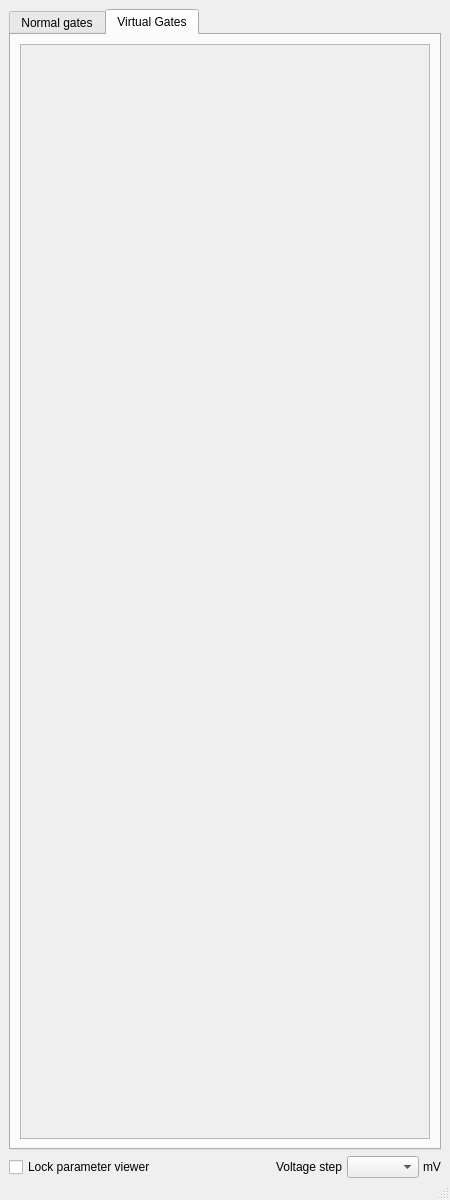
<?xml version="1.0" encoding="UTF-8"?>
<!-- convert with:
   pyuic5 param_viewer_GUI_window.ui > param_viewer_GUI_window.py
-->
<ui version="4.0">
 <class>MainWindow</class>
 <widget class="QMainWindow" name="MainWindow">
  <property name="geometry">
   <rect>
    <x>0</x>
    <y>0</y>
    <width>450</width>
    <height>1200</height>
   </rect>
  </property>
  <property name="windowTitle">
   <string>MainWindow</string>
  </property>
  <widget class="QWidget" name="centralwidget">
   <layout class="QGridLayout" name="gridLayout">
	<property name="bottomMargin">
	 <number>0</number>
	</property>
    <item row="0" column="0">
     <widget class="QTabWidget" name="tab_menu">
      <property name="currentIndex">
       <number>1</number>
      </property>
      <widget class="QWidget" name="realgates">
       <attribute name="title">
        <string>Normal gates</string>
       </attribute>
       <layout class="QGridLayout" name="gridLayout_7">
        <item row="0" column="0">
         <widget class="QScrollArea" name="scrollArea">
          <property name="widgetResizable">
           <bool>true</bool>
          </property>
          <widget class="QWidget" name="scrollAreaWidgetContents">
           <property name="geometry">
            <rect>
             <x>0</x>
             <y>0</y>
             <width>756</width>
             <height>495</height>
            </rect>
           </property>
           <layout class="QGridLayout" name="gridLayout_6">
            <item row="0" column="0">
             <layout class="QGridLayout" name="layout_real">
               <property name="spacing">
                <number>2</number>
               </property>
			 </layout>
            </item>
           </layout>
          </widget>
         </widget>
        </item>
       </layout>
      </widget>
      <widget class="QWidget" name="virtualgates">
       <attribute name="title">
        <string>Virtual Gates</string>
       </attribute>
       <layout class="QGridLayout" name="gridLayout_5">
        <item row="1" column="0">
         <widget class="QScrollArea" name="scrollArea_2">
          <property name="widgetResizable">
           <bool>true</bool>
          </property>
          <widget class="QWidget" name="scrollAreaWidgetContents_2">
           <property name="geometry">
            <rect>
             <x>0</x>
             <y>0</y>
             <width>756</width>
             <height>495</height>
            </rect>
           </property>
           <layout class="QGridLayout" name="gridLayout_4">
            <item row="0" column="0">
             <layout class="QGridLayout" name="layout_virtual">
               <property name="spacing">
                <number>2</number>
               </property>
             </layout>
            </item>
           </layout>
          </widget>
         </widget>
		</item>
       </layout>
      </widget>
     </widget>
    </item>
    <item row="1" column="0">
     <layout class="QHBoxLayout" name="horizontalLayout_2">
      <property name="spacing">
       <number>4</number>
      </property>
	  <property name="bottomMargin">
	   <number>0</number>
	  </property>
	  <item>
	   <widget class="QCheckBox" name="lock">
		<property name="text">
		 <string>Lock parameter viewer</string>
		</property>
	   </widget>
	  </item>
      <item>
       <spacer name="horizontalSpacer">
        <property name="orientation">
         <enum>Qt::Horizontal</enum>
        </property>
        <property name="sizeHint" stdset="0">
         <size>
          <width>40</width>
          <height>20</height>
         </size>
        </property>
       </spacer>
      </item>
      <item>
       <widget class="QLabel" name="label">
        <property name="text">
         <string>Voltage step</string>
        </property>
       </widget>
      </item>
      <item>
        <widget class="QComboBox" name="step_size">
         <property name="enabled">
          <bool>true</bool>
         </property>
        </widget>
      </item>
      <item>
       <widget class="QLabel" name="label_2">
        <property name="text">
         <string>mV</string>
        </property>
       </widget>
      </item>
     </layout>
    </item>
   </layout>
  </widget>
  <widget class="QMenuBar" name="menubar">
   <property name="geometry">
    <rect>
     <x>0</x>
     <y>0</y>
     <width>800</width>
     <height>21</height>
    </rect>
   </property>
  </widget>
  <widget class="QStatusBar" name="statusbar"/>
 </widget>
 <resources/>
 <connections/>
</ui>
